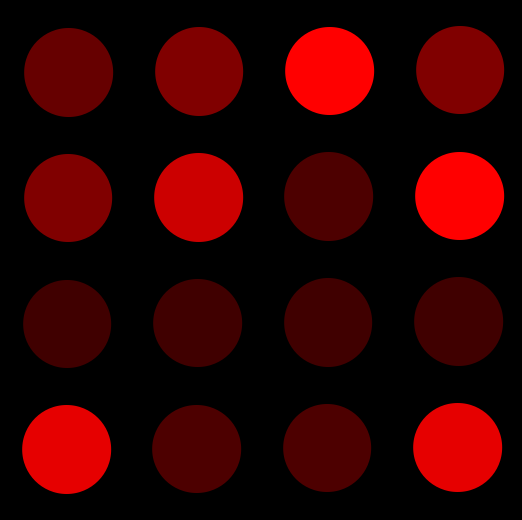
#> input picture pre_pr_red1.png, 522 x 520 px
$ python profile_graph.py
#> lines starting #> are read from the running program, lines starting #| are printed output that depends on the picture; after the words box and inside, x2 and y2 are one past the last pixel; in counts of white or black regions, pixels touching at a corner belong together
import cv2
import numpy as np
from matplotlib import pyplot as plt

img = cv2.imread("pre_pr_red1.png")
#> img is the input picture: shape (520, 522, 3); mean B, G, R 0, 0, 48.7
#img = cv2.cvtColor(img, cv2.COLOR_BGR2GRAY)
colour_mask = cv2.imread("pre_pr_red1.png")
width=img.shape[0]
#> width = 520


#automating profile variables
start_x=0
end_x=width
#> end_x = 520
y=200
#creates array to determine area of image that is to be masked
mask = np.zeros(img.shape[:2], np.uint8)
#the chosen masking area is a 1px thick line from x=100 to x=400
mask[y:y+1, start_x:end_x] = 255
#creates matrix of brightness for chosen pixels (forms a 3 column matrix - the first 2 column are irrelevant)
pixel_brightnesses = img[y,start_x:end_x]
#> pixel_brightnesses = 520 rows, first 8: [0, 0, 0], [0, 0, 0], [0, 0, 0], [0, 0, 0], [0, 0, 0], [0, 0, 0], [0, 0, 0], [0, 0, 0]
#creates vector of the pixel location selection (e.g., x coord 1,2,3....)
pixel_locations = np.arange(start_x,end_x)
#> pixel_locations = 520 values from 0 to 519

#this masks off everything outside of the masking range (plot 3)
# -->sets everything else to black (since it's 1px thick it's hard to see)
masked_img = cv2.bitwise_and(img,img, mask = mask)
colour_mask[y:y+1, start_x:end_x] = (255,255,255)
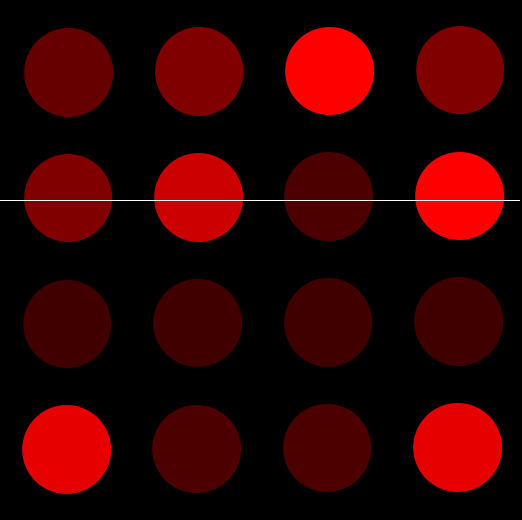
#> colour_mask: shape (520, 522, 3); 0.19% of pixels changed, all inside (x1, y1, x2, y2) = (0, 200, 520, 201)

#original image - not too sure why the image displays as blue
plt.subplot(221), plt.imshow(img)
#original image with profile section highlighted in white
plt.subplot(222), plt.imshow(colour_mask)
#masked image
'''plt.subplot(223), plt.imshow(masked_img)
#4th plot is the brightness profile'''
plt.subplot(224), plt.plot(pixel_brightnesses[:,2])
#as the columns 0 and 1 are irrelevant, we want to only take information for column 2
plt.xlim([0,width])

plt.show()
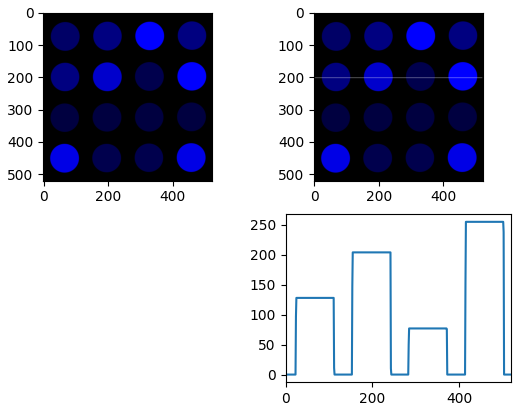
#> figure drawn by matplotlib, 3 panels; B, G, R data is drawn as R, G, B; panel 3: curve peaks at x = 416, y = 255
